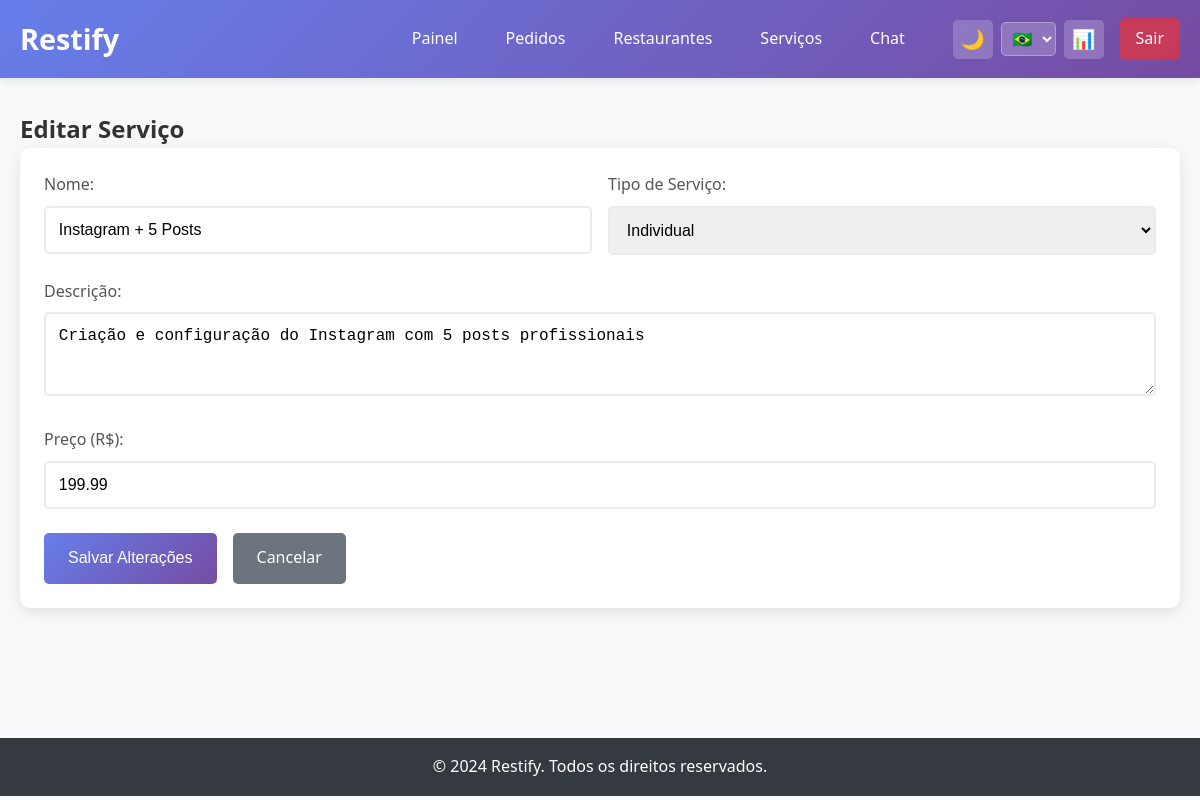
The app's page /public/admin/services/edit/2 (signed in) with its own data.
### tables this page shows
CREATE TABLE services (
    id INTEGER PRIMARY KEY AUTOINCREMENT,
    name TEXT NOT NULL,
    description TEXT,
    price REAL NOT NULL,
    type TEXT DEFAULT 'individual' CHECK(type IN ('individual', 'package'))
);

### app/controllers/AdminController.php (called while the page is built, shortened)
<?php
class AdminController {
    private $serviceRepo;
    public function __construct() {
        $this->serviceRepo = new ServiceRepository();
    }
    public function editService($id) {
        $service = $this->serviceRepo->findById($id);
        include '../app/views/admin/edit-service.php';
    }
}
?>

### config/i18n.php (called while the page is built, shortened)
<?php
class I18n {
    private static $language = 'pt';
    private static $translations = [];
    public static function init($lang = 'pt') {
        self::$language = $lang;
    }
    private static function loadTranslations() {
        $file = __DIR__ . "/../lang/" . self::$language . ".php";
        if (file_exists($file)) {
            self::$translations = include $file;
        }
    }
    public static function t($key, $params = []) {
        $text = self::$translations[$key] ?? $key;
        return $text;
    }
}
function t($key, $params = []) {
    return I18n::t($key, $params);
}
?>

### config/autoload.php (called while the page is built, shortened)
<?php
spl_autoload_register(function ($class) {
    $basePath = dirname(__DIR__);
    $paths = [
        $basePath . '/app/controllers/',
        $basePath . '/app/models/',
        $basePath . '/app/services/',
        $basePath . '/app/repositories/',
        $basePath . '/config/'
    ];
    foreach ($paths as $path) {
        $file = $path . $class . '.php';
        if (file_exists($file)) {
            return;
        }
    }
});
?>

### config/database.php (called while the page is built, shortened)
<?php
class Database {
    private static $instance = null;
    private $conn;
    private $db_path;
    private function __construct() {
        $this->db_path = __DIR__ . '/../database/restify.db';
    }
    public static function getInstance() {
        if (self::$instance === null) {
            self::$instance = new self();
        }
        return self::$instance;
    }
    public function connect() {
        if ($this->conn === null) {
            try {
                $this->conn = new PDO("sqlite:" . $this->db_path);
                $this->conn->setAttribute(PDO::ATTR_ERRMODE, PDO::ERRMODE_EXCEPTION);
            } catch(PDOException $e) {
                throw new Exception("Erro de conexão: " . $e->getMessage());
            }
        }
        return $this->conn;
    }
    private function createTables() {
        $sql = file_get_contents(__DIR__ . '/../database/schema.sql');
        $this->conn->exec($sql);
    }
}
?>

### app/repositories/ServiceRepository.php (called while the page is built, shortened)
<?php
class ServiceRepository {
    private $db;
    public function __construct() {
        $database = Database::getInstance();
        $this->db = $database->connect();
    }
    public function findById($id) {
        $query = "SELECT * FROM services WHERE id = :id";
        $stmt = $this->db->prepare($query);
        $stmt->bindParam(':id', $id);
        $stmt->execute();
        $data = $stmt->fetch(PDO::FETCH_ASSOC);
        return $data ? new Service($data) : null;
    }
}
?>

### app/models/Service.php (called while the page is built, shortened)
<?php
class Service {
    public function __construct($data = []) {
        if (!empty($data)) {
            $this->name = $data['name'] ?? '';
            $this->description = $data['description'] ?? '';
            $this->price = $data['price'] ?? 0;
            $this->type = $data['type'] ?? 'individual';
        }
    }
}
?>

### app/views/admin/edit-service.php (the view, shortened to what this page needs)
<?php include __DIR__ . '/../layout/header.php'; ?>
<h2><?= t('edit_service') ?></h2>
<div class="card">
    <form method="POST" action="<?= BASE_URL ?>/admin/services" data-validate>
        <div style="display: grid; grid-template-columns: 1fr 1fr; gap: 1rem;">
            <div class="form-group">
                <label class="form-label"><?= t('name') ?>:</label>
                <input type="text" name="name" class="form-control"
                       value="<?= htmlspecialchars($service->name) ?>" required>
            </div>
            <div class="form-group">
                <label class="form-label"><?= t('service_type') ?>:</label>
                <select name="type" class="form-control" required>
                    <option value="individual" <?= $service->type === 'individual' ? 'selected' : '' ?>><?= t('individual') ?></option>
                </select>
            </div>
        </div>
        <div class="form-group">
            <label class="form-label"><?= t('description') ?>:</label>
            <textarea name="description" class="form-control" rows="3" required><?= htmlspecialchars($service->description) ?></textarea>
        </div>
        <div class="form-group">
            <label class="form-label"><?= t('price') ?> (R$):</label>
            <input type="number" name="price" class="form-control" step="0.01" min="0"
                   value="<?= $service->price ?>" required>
        </div>
        <div style="display: flex; gap: 1rem;">
            <button type="submit" class="btn btn-primary"><?= t('save_changes') ?></button>
            <a href="<?= BASE_URL ?>/admin/services" class="btn btn-secondary"><?= t('cancel') ?></a>
        </div>
    </form>
</div>
<?php include __DIR__ . '/../layout/footer.php'; ?>

### public/css/style.css (style rules this page uses)
* { margin: 0; padding: 0; box-sizing: border-box; }
body { font-family: 'Segoe UI', Tahoma, Geneva, Verdana, sans-serif; line-height: 1.6; color: #333; background-color: #f8f9fa; transition: background-color 0.3s, color 0.3s; }
.card { background: white; border-radius: 10px; box-shadow: 0 4px 15px rgba(0,0,0,0.1); padding: 1.5rem; margin-bottom: 1.5rem; transition: transform 0.3s, box-shadow 0.3s, background-color 0.3s, color 0.3s; }
.btn { display: inline-block; padding: 0.8rem 1.5rem; border: none; border-radius: 5px; text-decoration: none; text-align: center; cursor: pointer; transition: all 0.3s; font-size: 1rem; font-weight: 500; }
.btn-primary { background: linear-gradient(135deg, #667eea 0%, #764ba2 100%); color: white; }
.btn-secondary { background: #6c757d; color: white; }
.form-group { margin-bottom: 1.5rem; }
.form-label { display: block; margin-bottom: 0.5rem; font-weight: 500; color: #555; }
.form-control { width: 100%; padding: 0.8rem; border: 2px solid #e9ecef; border-radius: 5px; font-size: 1rem; transition: border-color 0.3s; }

### records on screen
services: name "Instagram + 5 Posts", type "Individual", description "Criação e configuração do Instagram com 5 posts profissionais", price "199.99"

### other values on screen
t('dashboard') "Painel"
t('orders') "Pedidos"
t('restaurants') "Restaurantes"
t('services') "Serviços"
t('chat') "Chat"
t('logout') "Sair"
t('edit_service') "Editar Serviço"
t('name') "Nome"
t('service_type') "Tipo de Serviço"
t('description') "Descrição"
t('price') "Preço"
t('save_changes') "Salvar Alterações"
t('cancel') "Cancelar"
t('all_rights_reserved') "Todos os direitos reservados."
